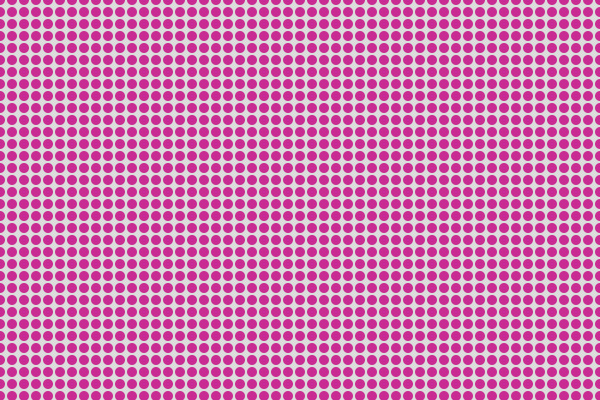
Frame 1 (no input)
Frame 60 (the mouse pressed at the canvas centre just before this capture): identical to frame 1, image omitted
Frame 120 (the mouse held since frame 60 and released just before this capture): identical to frame 1, image omitted

The Processing sketch that drew this single still picture (run headless with seeded random() and noise(); from frame 60 on, the mouse is pressed at the canvas centre):

// Processing sketch: ej012_distanciaOOPForLoop
// ── ej012_distanciaOOPForLoop.pde
int total = 20; //<>//
ArrayList<Particula> pelotitas = new ArrayList<Particula>();

void setup() {
  size(600, 400);

  for (int i=0; i<60; i++) {
    for (int j=0; j<40; j++) {
      float pX = i*12;
      float pY = j*12;
      float d = 10;
      
      Particula p_temporal = new Particula(pX, pY, d);
      
      pelotitas.add(p_temporal);
    }
  }
}

void draw() {
  background(220); 

  for (Particula cool : pelotitas) {
    cool.mostrar();
  }
  
}

void mouseMoved(){
  pelotitas.remove(0);
}
// ── Particula.pde
class Particula {
  // variables globales
  float posX, posY, diam;
  color miColor;

  // "setup", se llama constructor
  Particula(float _posX, float _posY, float _diam) {
    posX = _posX;
    posY = _posY;
    diam = _diam;

    miColor = color(200, 43, 145);
  }

  // funciones
  void actualizar() {
  }

  void revisarDistancia() {
  }

  void mostrar() {
    noStroke();
    fill(miColor);
    ellipse(posX, posY, diam, diam);
  }
}
